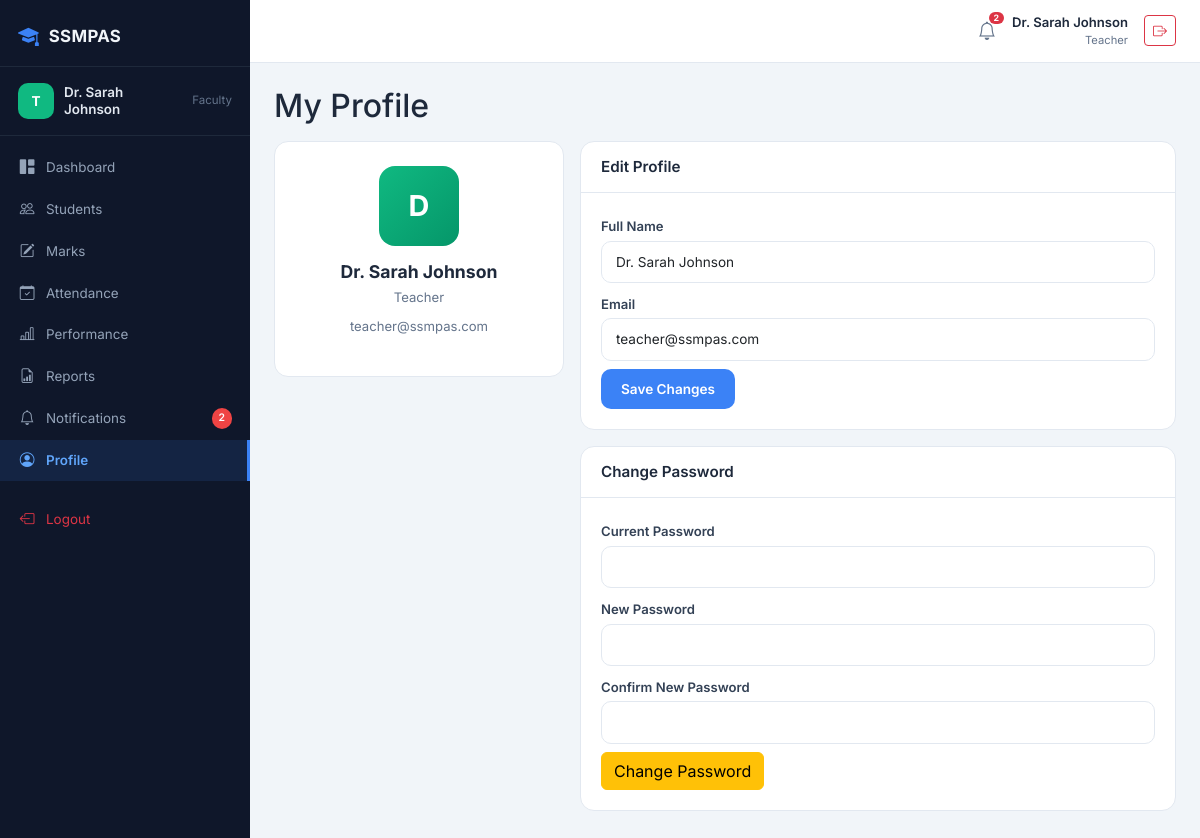
Screenshot of /teacher/profile.php (signed in) with the database file from the repository.
### tables this page shows
CREATE TABLE `users` (
    `id` INT AUTO_INCREMENT PRIMARY KEY,
    `name` VARCHAR(100) NOT NULL,
    `email` VARCHAR(150) NOT NULL,
    `password` VARCHAR(255) NOT NULL,
    `role` ENUM('admin', 'teacher', 'student') NOT NULL DEFAULT 'student',
    `profile_photo` VARCHAR(255) DEFAULT NULL,
    `is_active` TINYINT(1) NOT NULL DEFAULT 1,
    `last_login` DATETIME DEFAULT NULL,
    `created_at` TIMESTAMP DEFAULT CURRENT_TIMESTAMP,
    `updated_at` TIMESTAMP DEFAULT CURRENT_TIMESTAMP ON UPDATE CURRENT_TIMESTAMP,
    UNIQUE KEY `uk_email` (`email`),
    INDEX `idx_role` (`role`),
    INDEX `idx_is_active` (`is_active`)
);

### includes/helpers.php (called while the page is built, shortened)
<?php
function e($string) {
    return htmlspecialchars($string ?? '', ENT_QUOTES, 'UTF-8');
}

### teacher/profile.php (the view, shortened to what this page needs)
<?php
include "../config/db.php";
include "../includes/helpers.php";
$user = $conn->prepare("SELECT * FROM users WHERE id=?"); $user->execute([$_SESSION['user_id']]); $user=$user->fetch();
$initials = strtoupper(substr($user['name'],0,1));
include "../includes/header.php";
include "../includes/sidebar_teacher.php";
include "../includes/topbar.php";
?>
<div class="layout"><div class="main-content"><div class="content">
<h2 class="mb-3">My Profile</h2>
<div class="row g-3">
    <div class="col-md-4"><div class="panel"><div class="panel-body profile-card">
        <?php if($user['profile_photo']): ?><img src="../uploads/<?= e($user['profile_photo']) ?>" class="rounded-circle mb-2" style="width:80px;height:80px;object-fit:cover">
        <?php else: ?><div class="profile-avatar" style="background:linear-gradient(135deg,#10b981,#059669)"><?= $initials ?></div><?php endif; ?>
        <div class="profile-name"><?= e($user['name']) ?></div><div class="profile-role">Teacher</div>
        <p class="mt-2" style="font-size:.82rem;color:#64748b"><?= e($user['email']) ?></p>
    </div></div></div>
    <div class="col-md-8">
        <div class="panel mb-3"><div class="panel-header"><h3>Edit Profile</h3></div><div class="panel-body">
        <form method="POST"><input type="hidden" name="action" value="update_profile"><?= csrf_field() ?>
            <div class="mb-2"><label class="form-label">Full Name</label><input type="text" name="name" class="form-control" value="<?= e($user['name']) ?>" required></div>
            <div class="mb-2"><label class="form-label">Email</label><input type="email" name="email" class="form-control" value="<?= e($user['email']) ?>" required></div>
            <button type="submit" class="btn btn-primary-blue">Save Changes</button>
        </form></div></div>
        <div class="panel"><div class="panel-header"><h3>Change Password</h3></div><div class="panel-body">
        <form method="POST"><input type="hidden" name="action" value="change_password"><?= csrf_field() ?>
            <div class="mb-2"><label class="form-label">Current Password</label><input type="password" name="old_password" class="form-control" required></div>
            <div class="mb-2"><label class="form-label">New Password</label><input type="password" name="new_password" class="form-control" required></div>
            <div class="mb-2"><label class="form-label">Confirm New Password</label><input type="password" name="confirm_password" class="form-control" required></div>
            <button type="submit" class="btn btn-warning">Change Password</button>
        </form></div></div>
    </div>
</div>
</div></div></div>

### assets/css/dashboard.css (style rules this page uses)
*,*::before,*::after { box-sizing:border-box;margin:0;padding:0 }
html { scroll-behavior:smooth }
body { font-family:'Inter','Segoe UI',sans-serif;background:#f1f5f9;color:#1e293b;line-height:1.55;overflow-x:hidden }
.layout { display:flex;min-height:100vh }
.main-content { flex:1;margin-left:250px;padding:0;display:flex;flex-direction:column;min-height:100vh }
.content { padding:24px;flex:1 }
.panel { background:#fff;border:1px solid #e2e8f0;border-radius:14px;overflow:hidden }
.panel-header { padding:16px 20px;border-bottom:1px solid #e2e8f0;display:flex;align-items:center;justify-content:space-between;flex-wrap:wrap;gap:8px }
.panel-header h2,.panel-header h3 { font-size:.95rem;font-weight:600;margin:0 }
.panel-body { padding:20px }
.form-label { font-size:.82rem;font-weight:600;color:#334155;margin-bottom:4px }
.form-control,.form-select { border:1.5px solid #e2e8f0;border-radius:10px;padding:10px 14px;font-size:.85rem;transition:.2s }
.btn-primary-blue { background:#3b82f6;color:#fff;border:none;border-radius:10px;padding:10px 20px;font-size:.85rem;font-weight:600;transition:.2s }
.profile-card { text-align:center;padding:24px }
.profile-avatar { width:80px;height:80px;border-radius:16px;background:linear-gradient(135deg,#3b82f6,#2563eb);display:inline-flex;align-items:center;justify-content:center;color:#fff;font-size:1.8rem;font-weight:700;margin-bottom:12px }
.profile-name { font-size:1.1rem;font-weight:700;margin-bottom:2px }
.profile-role { font-size:.82rem;color:#64748b;text-transform:capitalize }

### rows the page displays
users: name "D", name "Dr. Sarah Johnson", email "teacher@ssmpas.com"

### other values shown
$_SESSION['name'] "Dr. Sarah Johnson"
$noti_count "2"
$_SESSION['role'] "Teacher"
